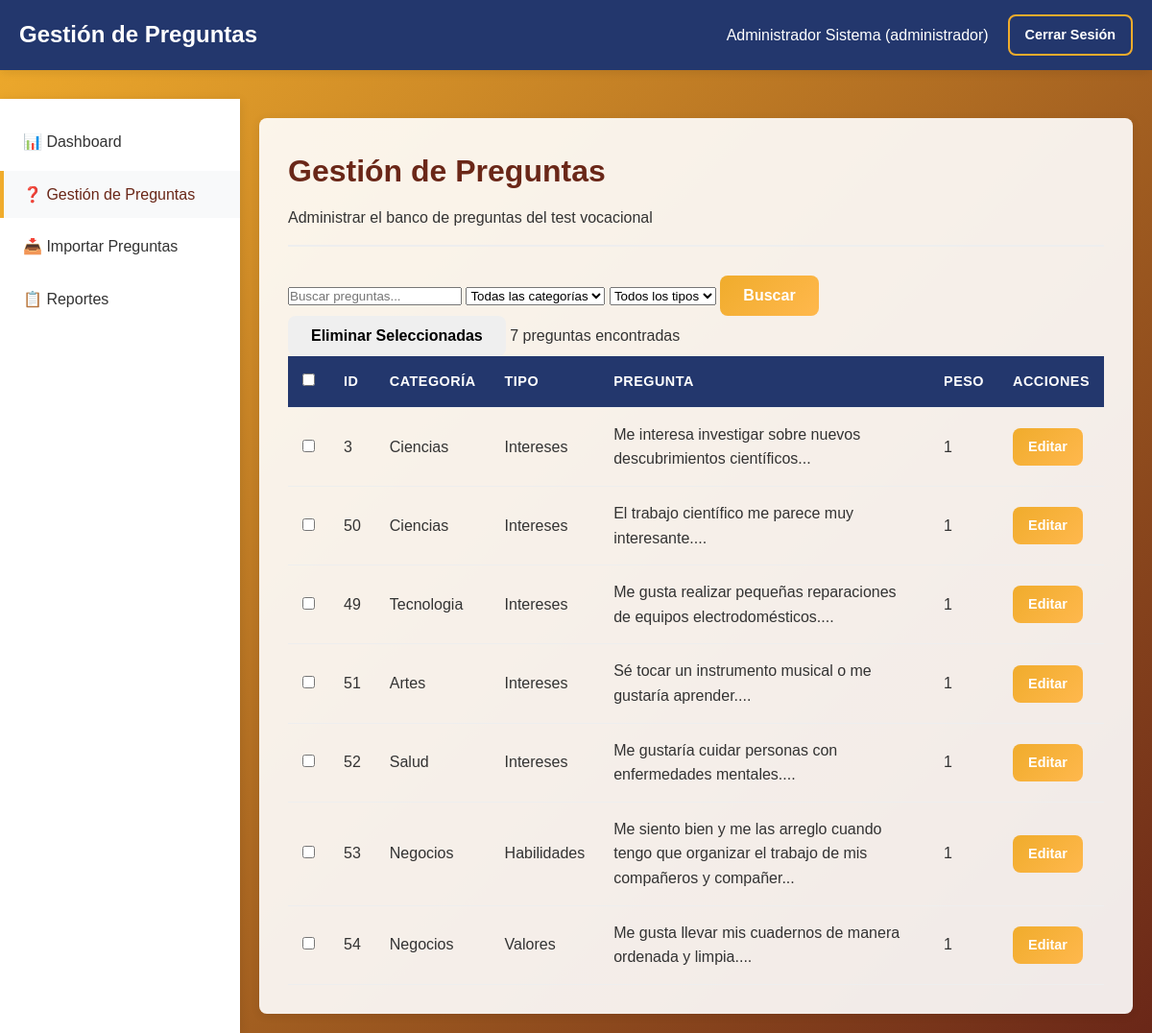
The page /admin/questions (signed in) on the database its author committed.
### tables this page shows
CREATE TABLE IF NOT EXISTS `preguntas` (
  `id` int NOT NULL AUTO_INCREMENT,
  `categoria` enum('ciencias','tecnologia','humanidades','artes','salud','negocios') NOT NULL,
  `tipo` enum('intereses','habilidades','valores') NOT NULL,
  `pregunta` text NOT NULL,
  `peso` int DEFAULT '1',
  `created_at` timestamp NULL DEFAULT CURRENT_TIMESTAMP,
  `updated_at` timestamp NULL DEFAULT CURRENT_TIMESTAMP ON UPDATE CURRENT_TIMESTAMP,
  PRIMARY KEY (`id`),
  KEY `idx_categoria_tipo` (`categoria`,`tipo`)
);

### controllers/QuestionController.php (called while the page is built, shortened)
<?php
class QuestionController {
    private $questionModel;
    public function __construct() {
        $this->questionModel = new Question();
    }
    public function index() {
        $search = $_GET['search'] ?? '';
        if ($search) {
            $questions = $this->questionModel->search($search);
        } else {
            $conditions = [];
            $questions = $this->questionModel->findAll($conditions, 'categoria, tipo, id');
        }
        require_once 'views/admin_questions.php';
    }
}
?>

### config/database.php (called while the page is built)
<?php
class Database {
    private static $instance = null;
    private $connection;
    private function __construct() {
        try {
            $this->connection = new PDO(
                "mysql:host=" . DB_HOST . ";dbname=" . DB_NAME . ";charset=utf8mb4",
                DB_USER,
                DB_PASS,
                [
                    PDO::ATTR_ERRMODE => PDO::ERRMODE_EXCEPTION,
                    PDO::ATTR_DEFAULT_FETCH_MODE => PDO::FETCH_ASSOC,
                    PDO::ATTR_EMULATE_PREPARES => false,
                ]
            );
        } catch (PDOException $e) {
            die("Connection failed: " . $e->getMessage());
        }
    }
    public static function getInstance() {
        if (self::$instance === null) {
            self::$instance = new self();
        }
        return self::$instance;
    }
    public function getConnection() {
        return $this->connection;
    }
}
?>

### models/BaseModel.php (called while the page is built, shortened)
<?php
abstract class BaseModel {
    protected $db;
    protected $table;
    public function __construct() {
        $this->db = Database::getInstance()->getConnection();
    }
    public function findAll($conditions = [], $orderBy = '') {
        $sql = "SELECT * FROM {$this->table}";
        $params = [];
        if ($orderBy) {
            $sql .= " ORDER BY $orderBy";
        }
        $stmt = $this->db->prepare($sql);
        $stmt->execute($params);
        return $stmt->fetchAll();
    }
}
?>

### views/admin_questions.php (the view, shortened to what this page needs)
<!DOCTYPE html>
<html lang="es">
<head>
    <link rel="stylesheet" href="/test-vocacional/assets/css/styles.css">
</head>
<body>
    <nav class="navbar">
        <div class="nav-container">
            <div class="nav-brand">
                Gestión de Preguntas
            </div>
            <div class="nav-menu">
                <span><?= htmlspecialchars($_SESSION['user_name']) ?> (<?= $_SESSION['user_role'] ?>)</span>
                <a href="/test-vocacional/logout" class="btn btn-sm btn-outline">Cerrar Sesión</a>
            </div>
        </div>
    </nav>
    <div class="admin-container">
        <aside class="admin-sidebar">
            <ul class="sidebar-menu">
                <li><a href="/test-vocacional/admin">📊 Dashboard</a></li>
                <li><a href="/test-vocacional/admin/questions" class="active">❓ Gestión de Preguntas</a></li>
                <?php if ($_SESSION['user_role'] === 'administrador'): ?>
                    <li><a href="/test-vocacional/admin/questions/import">📥 Importar Preguntas</a></li>
                <?php endif; ?>
                <li><a href="/test-vocacional/admin/reports/group">📋 Reportes</a></li>
            </ul>
        </aside>
        <main class="admin-main">
            <div class="admin-header">
                <h1>Gestión de Preguntas</h1>
                <p>Administrar el banco de preguntas del test vocacional</p>
            </div>
            <div class="search-filter-container">
                <form method="GET" action="/test-vocacional/admin/questions" class="search-form">
                    <input type="text" name="search" placeholder="Buscar preguntas..."
                           value="<?= htmlspecialchars($_GET['search'] ?? '') ?>">
                    <select name="category">
                        <option value="">Todas las categorías</option>
                    </select>
                    <select name="type">
                        <option value="">Todos los tipos</option>
                    </select>
                    <button type="submit" class="btn btn-primary">Buscar</button>
                </form>
            </div>
            <div class="table-container">
                <form method="POST" action="/test-vocacional/admin/questions/delete" id="deleteForm">
                    <div class="table-actions">
                        <?php if ($_SESSION['user_role'] === 'administrador'): ?>
                            <button type="submit" class="btn btn-danger"
                                    onclick="return confirm('¿Estás seguro de eliminar las preguntas seleccionadas?')">
                                Eliminar Seleccionadas
                            </button>
                        <?php endif; ?>
                        <span><?= count($questions) ?> preguntas encontradas</span>
                    </div>
                    <table class="admin-table">
                        <thead>
                            <tr>
                                <?php if ($_SESSION['user_role'] === 'administrador'): ?>
                                    <th><input type="checkbox" id="selectAll"></th>
                                <?php endif; ?>
                                <th>ID</th>
                                <th>Categoría</th>
                                <th>Tipo</th>
                                <th>Pregunta</th>
                                <th>Peso</th>
                                <th>Acciones</th>
                            </tr>
                        </thead>
                        <tbody>
                            <?php foreach ($questions as $question): ?>
                                <tr>
                                    <?php if ($_SESSION['user_role'] === 'administrador'): ?>
                                        <td><input type="checkbox" name="ids[]" value="<?= $question['id'] ?>"></td>
                                    <?php endif; ?>
                                    <td><?= $question['id'] ?></td>
                                    <td><?= ucfirst($question['categoria']) ?></td>
                                    <td><?= ucfirst($question['tipo']) ?></td>
                                    <td><?= htmlspecialchars(substr($question['pregunta'], 0, 100)) ?>...</td>
                                    <td><?= $question['peso'] ?></td>
                                    <td>
                                        <a href="/test-vocacional/admin/questions/edit?id=<?= $question['id'] ?>"
                                           class="btn btn-sm btn-primary">Editar</a>
                                    </td>
                                </tr>
                            <?php endforeach; ?>
                        </tbody>
                    </table>
                </form>
            </div>
        </main>
    </div>
</body>
</html>

### assets/css/styles.css (style rules this page uses)
:root { --primary-color: #F0AC2C; --primary-gradient: linear-gradient(135deg, #F0AC2C 0%, #FFB84D 100%); --secondary-color: #6A2718; --tertiary-color: #23376D; --success-color: #28a745; --warning-color: #ffc107; --danger-color: #dc3545; --dark-color: #333; --light-color: #f8f9fa; --border-radius: 8px; --box-shadow: 0 2px 10px rgba(0, 0, 0, 0.1); --transition: all 0.3s ease; }
* { margin: 0; padding: 0; box-sizing: border-box; }
body { font-family: 'Arial', sans-serif; font-size: 16px; line-height: 1.6; color: var(--dark-color); background: linear-gradient(135deg, #F0AC2C 0%, #6A2718 100%); background-attachment: fixed; min-height: 100vh; }
.btn { display: inline-block; padding: 12px 24px; border: none; border-radius: var(--border-radius); font-size: 1rem; font-weight: 600; text-align: center; text-decoration: none; cursor: pointer; transition: var(--transition); }
.btn-primary { background: var(--primary-gradient); color: white; }
.btn-outline { background: transparent; color: var(--primary-color); border: 2px solid var(--primary-color); }
.btn-sm { padding: 8px 16px; font-size: 0.9rem; }
.navbar { background: var(--tertiary-color); box-shadow: var(--box-shadow); padding: 15px 0; margin-bottom: 30px; }
.nav-container { max-width: 1200px; margin: 0 auto; padding: 0 20px; display: flex; justify-content: space-between; align-items: center; }
.nav-brand { font-size: 1.5rem; font-weight: bold; color: white; }
.nav-menu { display: flex; align-items: center; gap: 20px; }
.nav-menu span { color: white; font-weight: 500; }
.nav-menu a { color: white; text-decoration: none; padding: 8px 16px; border-radius: var(--border-radius); transition: var(--transition); }
.admin-container { display: flex; min-height: calc(100vh - 80px); }
.admin-sidebar { width: 250px; background: white; box-shadow: var(--box-shadow); padding: 20px 0; display: flex; flex-direction: column; }
.sidebar-menu { list-style: none; padding: 0; margin: 0; }
.sidebar-menu li { margin-bottom: 5px; }
.sidebar-menu a { display: block; padding: 12px 20px; color: var(--dark-color); text-decoration: none; transition: var(--transition); border-left: 4px solid transparent; font-weight: 500; }
.sidebar-menu a:hover, .sidebar-menu a.active { background: #f8f9fa; color: var(--secondary-color); border-left-color: var(--primary-color); }
.admin-main { flex: 1; padding: 30px; background: rgba(255, 255, 255, 0.9); margin: 20px; border-radius: var(--border-radius); box-shadow: var(--box-shadow); }
.admin-header { margin-bottom: 30px; border-bottom: 2px solid #eee; padding-bottom: 15px; }
.admin-header h1 { color: var(--secondary-color); margin-bottom: 10px; }
.admin-table { width: 100%; border-collapse: collapse; }
.admin-table th, .admin-table td { padding: 15px; text-align: left; border-bottom: 1px solid #eee; }
.admin-table th { background: var(--tertiary-color); font-weight: 600; color: white; text-transform: uppercase; font-size: 0.9rem; letter-spacing: 0.5px; }
.admin-table td { color: var(--dark-color); }

### rows shown on the page
preguntas: id "3", categoria "Ciencias", tipo "Intereses", pregunta "Me interesa investigar sobre nuevos descubrimientos científicos", peso "1"
preguntas: id "50", categoria "Ciencias", tipo "Intereses", pregunta "El trabajo científico me parece muy interesante.", peso "1"
preguntas: id "49", categoria "Tecnologia", tipo "Intereses", pregunta "Me gusta realizar pequeñas reparaciones de equipos electrodomésticos.", peso "1"
preguntas: id "51", categoria "Artes", tipo "Intereses", pregunta "Sé tocar un instrumento musical o me gustaría aprender.", peso "1"
preguntas: id "52", categoria "Salud", tipo "Intereses", pregunta "Me gustaría cuidar personas con enfermedades mentales.", peso "1"
preguntas: id "53", categoria "Negocios", tipo "Habilidades", pregunta "Me siento bien y me las arreglo cuando tengo que organizar el trabajo de mis compañeros y compañer", peso "1"
preguntas: id "54", categoria "Negocios", tipo "Valores", pregunta "Me gusta llevar mis cuadernos de manera ordenada y limpia.", peso "1"

### other values the page prints
$_SESSION['user_name'] "Administrador Sistema"
$_SESSION['user_role'] "administrador"
count($questions) "7"
